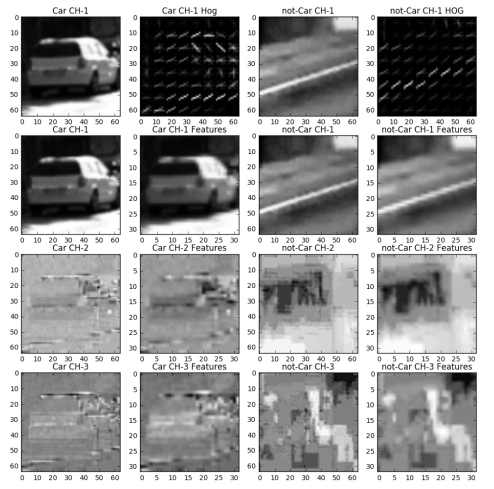
#> input picture examples/HOG_example.jpg, 988 x 978 px (shown at 1/2 size); its folder holds only this picture in this run
$ python -i helper_funcs.py   (imports and definitions only)   (older library calls are emulated)
#> lines starting #> are read from the running program, lines starting #| are printed output that depends on the picture; after the words box and inside, x2 and y2 are one past the last pixel; in counts of white or black regions, pixels touching at a corner belong together
### src/load_data.py
import glob

# def load():
images = glob.glob('*vehicles/*/*')
cars = []
notcars = []
for image in images:
    if 'non' in image:
        notcars.append(image)
    else:
        cars.append(image)
## Uncomment if you need to reduce the sample size
#sample_size = 500
#cars = cars[0:sample_size]
#notcars = notcars[0:sample_size]
print('found cars:',len(cars))
print('found non-cars:',len(notcars))
	# return cars, notcars

### src/feature_extract.py
import matplotlib.image as mpimg
import matplotlib.pyplot as plt
import numpy as np
import cv2
import time
from sklearn.svm import LinearSVC
from sklearn.preprocessing import StandardScaler
from skimage.feature import hog
from sklearn.model_selection import train_test_split
from skimage.feature import hog

spatial_size = (16, 16) # Spatial binning dimensions

def get_hog_features(img, orient, pix_per_cell, cell_per_block, vis=False, feature_vec=True):
    if vis == True: # Call with two outputs if vis==True to visualize the HOG
        features, hog_image = hog(img, orientations=orient,
                                  pixels_per_cell=(pix_per_cell, pix_per_cell),
                                  cells_per_block=(cell_per_block, cell_per_block),
                                  transform_sqrt=True,
                                  visualise=vis, feature_vector=feature_vec)
        return features, hog_image
    else:      # Otherwise call with one output
        features = hog(img, orientations=orient,
                       pixels_per_cell=(pix_per_cell, pix_per_cell),
                       cells_per_block=(cell_per_block, cell_per_block),
                       transform_sqrt=True,
                       visualise=vis, feature_vector=feature_vec)
        return features

# Define a function to compute binned color features
def bin_spatial(img, size=(16, 16)):
    return cv2.resize(img, size).ravel()

# Define a function to compute color histogram features
def color_hist(img, nbins=32):
    ch1 = np.histogram(img[:,:,0], bins=nbins, range=(0, 256))[0]#We need only the histogram, no bins edges
    ch2 = np.histogram(img[:,:,1], bins=nbins, range=(0, 256))[0]
    ch3 = np.histogram(img[:,:,2], bins=nbins, range=(0, 256))[0]
    hist = np.hstack((ch1, ch2, ch3))
    return hist

# [30 lines left out: function img_features, not called in this run]

def extract_features(imgs, color_space='RGB', spatial_size=(32, 32),
                        hist_bins=32, orient=9,
                        pix_per_cell=8, cell_per_block=2, hog_channel=0,
                        spatial_feat=True, hist_feat=True, hog_feat=True):
    # Create a list to append feature vectors to
    features = []
    # Iterate through the list of images
    for file_p in imgs:
        file_features = []
        image = cv2.imread(file_p) # Read in each imageone by one
        # apply color conversion if other than 'RGB'
        if color_space != 'RGB':
            if color_space == 'HSV':
                feature_image = cv2.cvtColor(image, cv2.COLOR_RGB2HSV)
            elif color_space == 'LUV':
                feature_image = cv2.cvtColor(image, cv2.COLOR_RGB2LUV)
            elif color_space == 'HLS':
                feature_image = cv2.cvtColor(image, cv2.COLOR_RGB2HLS)
            elif color_space == 'YUV':
                feature_image = cv2.cvtColor(image, cv2.COLOR_RGB2YUV)
            elif color_space == 'YCrCb':
                feature_image = cv2.cvtColor(image, cv2.COLOR_RGB2YCrCb)
        else: feature_image = np.copy(image)
        file_features = img_features(feature_image, spatial_feat, hist_feat, hog_feat, hist_bins, orient,
                        pix_per_cell, cell_per_block, hog_channel)
        features.append(np.concatenate(file_features))
        feature_image=cv2.flip(feature_image,1) # Augment the dataset with flipped images
        file_features = img_features(feature_image, spatial_feat, hist_feat, hog_feat, hist_bins, orient,
                        pix_per_cell, cell_per_block, hog_channel)
        features.append(np.concatenate(file_features))
    return features # Return list of feature vectors

### src/helper_funcs.py
import numpy as np
from scipy.ndimage.measurements import label
import cv2
from src.feature_extract import *
from src.load_data import *
from src.classifier import *
from src.slide_window import *
from src.params import *
from src.helper_funcs import *

THRES = 3 # Minimal overlapping boxes
ALPHA = 0.75 # Filter parameter, weight of the previous measurements

# image = cv2.imread('test_images/test1.jpg')
track_list = []#[np.array([880, 440, 76, 76])]
#track_list += [np.array([1200, 480, 124, 124])]
THRES_LEN = 32
Y_MIN = 440

heat_p = np.zeros((720, 1280)) # Store prev heat image
boxes_p = [] # Store prev car boxes
n_count = 0 # Frame counter

# [7 lines left out: function add_heat, not called in this run]

def apply_threshold(heatmap, threshold): # Zero out pixels below the threshold in the heatmap
    heatmap[heatmap < threshold] = 0
    return heatmap

def filt(a,b,alpha): # Smooth the car boxes
    return a*alpha+(1.0-alpha)*b

def len_points(p1, p2): # Distance beetween two points
    return np.sqrt((p1[0]-p2[0])**2+(p1[1]-p2[1])**2)

def track_to_box(p): # Create box coordinates out of its center and span
    return ((int(p[0]-p[2]),int(p[1]-p[3])),(int(p[0]+p[2]), int(p[1]+p[3])))


# [42 lines left out: function draw_labeled_bboxes, not called in this run]
def convert_color(img):
    return cv2.cvtColor(img, cv2.COLOR_RGB2LUV)

# [116 lines left out: functions find_cars, frame_proc, not called in this run]

>>> import cv2
>>> picture = cv2.cvtColor(cv2.imread('../examples/HOG_example.jpg'), cv2.COLOR_BGR2RGB)
#> picture is the input picture: shape (978, 988, 3); min 0, max 255, mean 154
>>> result = frame_proc(picture)
#> in find_cars, `img_tosearch = img[ystart:ystop,xstart:xstop,:]`:
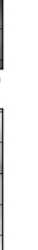
#> img_tosearch: shape (250, 38, 3); min 9, max 255, mean 242.9
#> in convert_color, `return cv2.cvtColor(img, cv2.COLOR_RGB2LUV)`: returned value: shape (250, 38, 3); mean of channels 0, 1, 2 243.4, 96, 136
#> after the loop in find_cars, `for xb in range(nxsteps):`: boxes = []
#> call 2 of find_cars, with ystart = 400, ystop = 500, xstart = 950, xstop = 1280, scale = 1.5, step = 2
#> in find_cars (call 2), `img_tosearch = img[ystart:ystop,xstart:xstop,:]`:
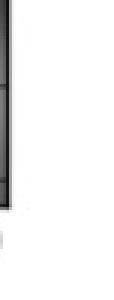
#> img_tosearch: shape (100, 38, 3) (shown 3 times larger); min 9, max 255, mean 242.8
#> in convert_color (call 2), `return cv2.cvtColor(img, cv2.COLOR_RGB2LUV)`: returned value: shape (100, 38, 3); mean of channels 0, 1, 2 243.1, 96, 136
#> in find_cars (call 2), `ctrans_tosearch = cv2.resize(ctrans_tosearch, (np.int(imshape[1]/scale..`: ctrans_tosearch: shape (66, 25, 3); mean of channels 0, 1, 2 242.7, 96, 136
#> in find_cars (call 2), `ch1 = ctrans_tosearch[:,:,0]`:
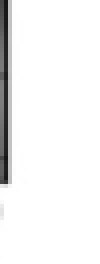
#> ch1: shape (66, 25) (shown 4 times larger); min 21, max 255, mean 242.7
#> in find_cars (call 2), `ch2 = ctrans_tosearch[:,:,1]`: ch2: shape (66, 25); every value is 96
#> in find_cars (call 2), `ch3 = ctrans_tosearch[:,:,2]`: ch3: shape (66, 25); every value is 136
#> call 3 of find_cars, with ystart = 400, ystop = 650, xstart = 0, xstop = 330, scale = 2, step = 2
#> in find_cars (call 3), `img_tosearch = img[ystart:ystop,xstart:xstop,:]`:
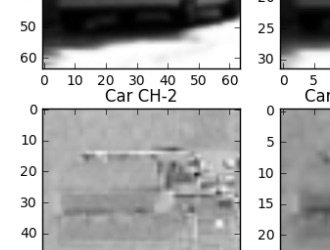
#> img_tosearch: shape (250, 330, 3); min 0, max 255, mean 178
#> in convert_color (call 3), `return cv2.cvtColor(img, cv2.COLOR_RGB2LUV)`: returned value: shape (250, 330, 3); mean of channels 0, 1, 2 181.5, 96, 136
#> in find_cars (call 3), `ctrans_tosearch = cv2.resize(ctrans_tosearch, (np.int(imshape[1]/scale..`: ctrans_tosearch: shape (125, 165, 3); mean of channels 0, 1, 2 181.6, 96, 136
#> in find_cars (call 3), `ch1 = ctrans_tosearch[:,:,0]`:
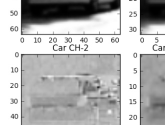
#> ch1: shape (125, 165); min 0, max 255, mean 181.6
#> in find_cars (call 3), `ch2 = ctrans_tosearch[:,:,1]`: ch2: shape (125, 165); every value is 96
#> in find_cars (call 3), `ch3 = ctrans_tosearch[:,:,2]`:
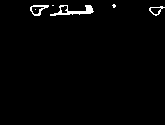
#> ch3: shape (125, 165); values 136 (black) and 137 (white), 1.6% white; 6 white regions (3 under 20 px), largest, box (x1, y1, x2, y2) and area: (50, 5, 94, 16) 192, (30, 5, 49, 16) 83, (149, 6, 165, 16) 50
#> after the loop in find_cars, `for xb in range(nxsteps):`: subimg: shape (64, 64, 3); mean of channels 0, 1, 2 180.1, 96, 136
#> (the run stopped early here; a loop or call above may not have finished)

$ run again, on examples/sliding_window.jpg
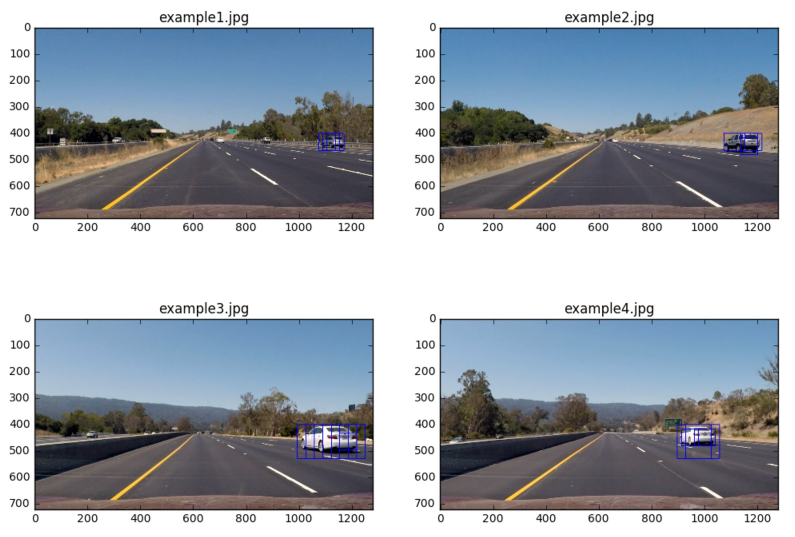
#> input picture examples/sliding_window.jpg, 1590 x 1074 px (shown at 1/2 size)
#> ctrans_tosearch: shape (125, 165, 3); mean of channels 0, 1, 2 219.6, 96.6, 135.4
#> in find_cars, `ch2 = ctrans_tosearch[:,:,1]`:
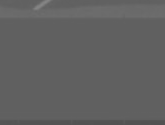
#> ch2: shape (125, 165); min 81, max 133, mean 96.6
#> in find_cars, `ch3 = ctrans_tosearch[:,:,2]`:
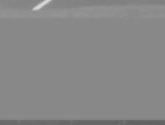
#> ch3: shape (125, 165); min 97, max 215, mean 135.4
#> after the loop in find_cars, `for xb in range(nxsteps):`: boxes = []

$ run again, on examples/sliding_windows.jpg
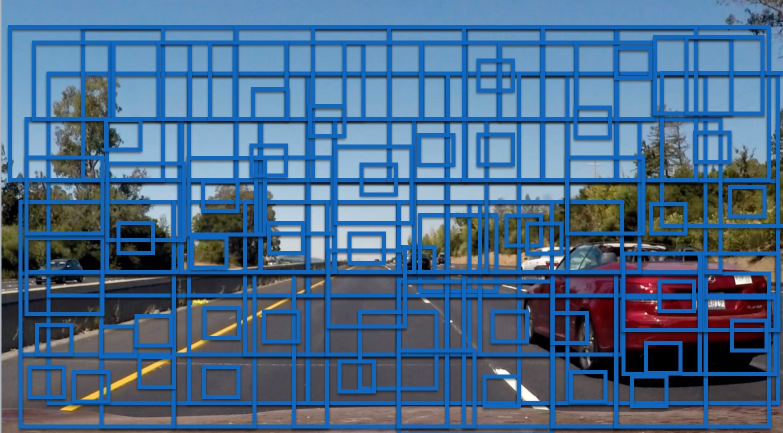
#> input picture examples/sliding_windows.jpg, 1566 x 866 px (shown at 1/2 size)
#> ctrans_tosearch: shape (125, 165, 3); mean of channels 0, 1, 2 86.8, 95.1, 114.4
#> in find_cars, `ch2 = ctrans_tosearch[:,:,1]`:
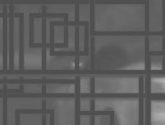
#> ch2: shape (125, 165); min 78, max 177, mean 95.1
#> in find_cars, `ch3 = ctrans_tosearch[:,:,2]`:
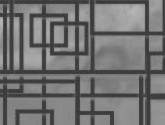
#> ch3: shape (125, 165); min 53, max 182, mean 114.4
#> after the loop in find_cars, `for xb in range(nxsteps):`: boxes = []
